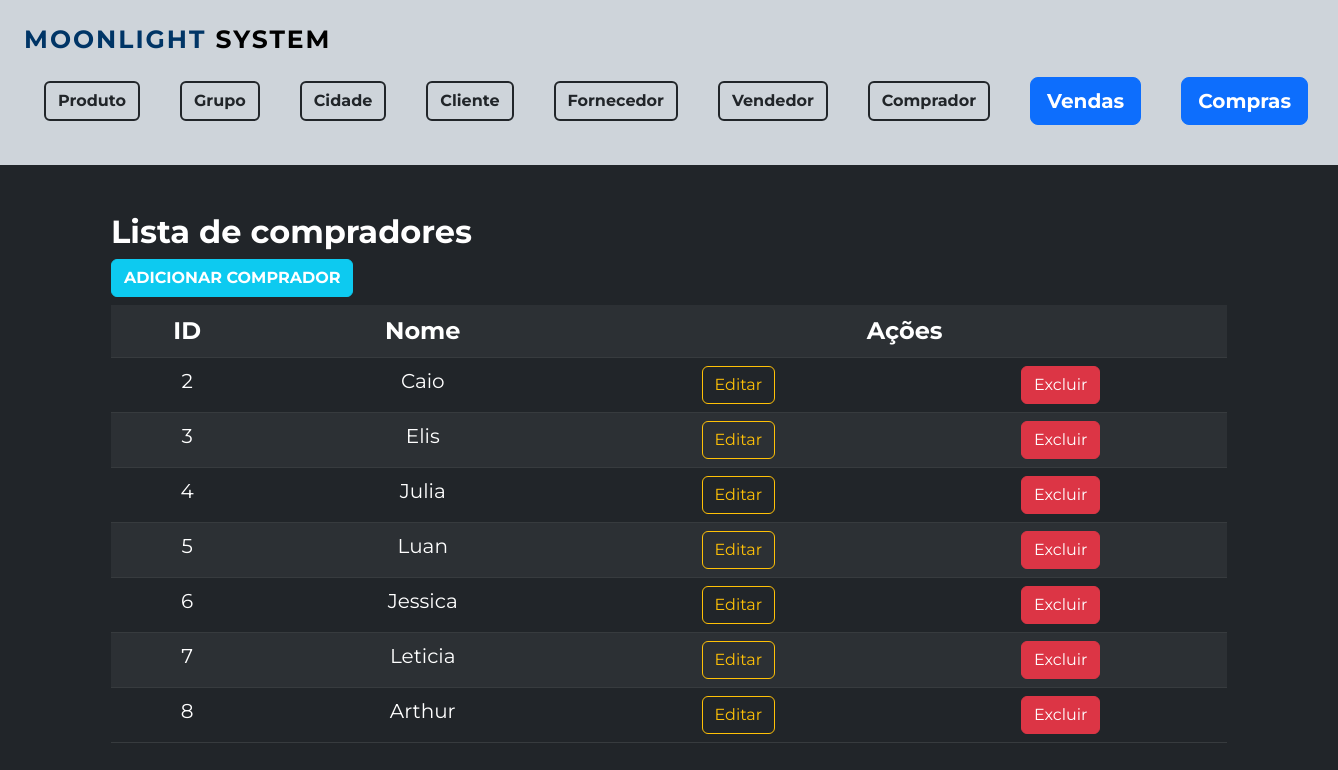
The app's page /comprador/formListaComprador.php with its own data.
### tables this page shows
CREATE TABLE `tb_comprador` (
  `id_comprador` int(11) NOT NULL,
  `nm_comprador` varchar(50) NOT NULL
);

### comprador/formListaComprador.php (the view, shortened to what this page needs)
<?php
include '../formMenu.php';
 include '../conexao/conecta.php';
  $sql = "SELECT * FROM tb_comprador";
  $resultado=mysqli_query($conexao, $sql);
?>
<div class="container pt-5">
	<h2 class="fw-bold"> Lista de compradores</h2>
	<a href="formComprador.php" class="btn btn-info fw-bold text-white mb-2">ADICIONAR COMPRADOR</a>
	<table class="table table-striped table-dark container text-center">
		<tr class="fs-4">
			<th>ID </th>
			<th>Nome </th>
			<th colspan="2">Ações</th>
		</tr>
		<?php
			while ( $item=mysqli_fetch_array($resultado)) {
				echo "<tr class='fs-5'>";
				echo "<td> $item[id_comprador] </td>";
				echo "<td> $item[nm_comprador] </td>";
				echo "<td><a href='formComprador.php?id=$item[id_comprador]' class='btn btn-outline-warning'>Editar</a></td>";
				echo "<td><a href='formExcluirComprador.php?id=$item[id_comprador]' class='btn btn-danger'>Excluir</a></td>";
			}
	?>
	</table>
</div>

### formMenu.php (style rules this page uses)
body { background-color: #212529; color: #fff; font-family: 'Montserrat', sans-serif; }

### records on screen
tb_comprador: id_comprador "2", nm_comprador "Caio"
tb_comprador: id_comprador "3", nm_comprador "Elis"
tb_comprador: id_comprador "4", nm_comprador "Julia"
tb_comprador: id_comprador "5", nm_comprador "Luan"
tb_comprador: id_comprador "6", nm_comprador "Jessica"
tb_comprador: id_comprador "7", nm_comprador "Leticia"
tb_comprador: id_comprador "8", nm_comprador "Arthur"
